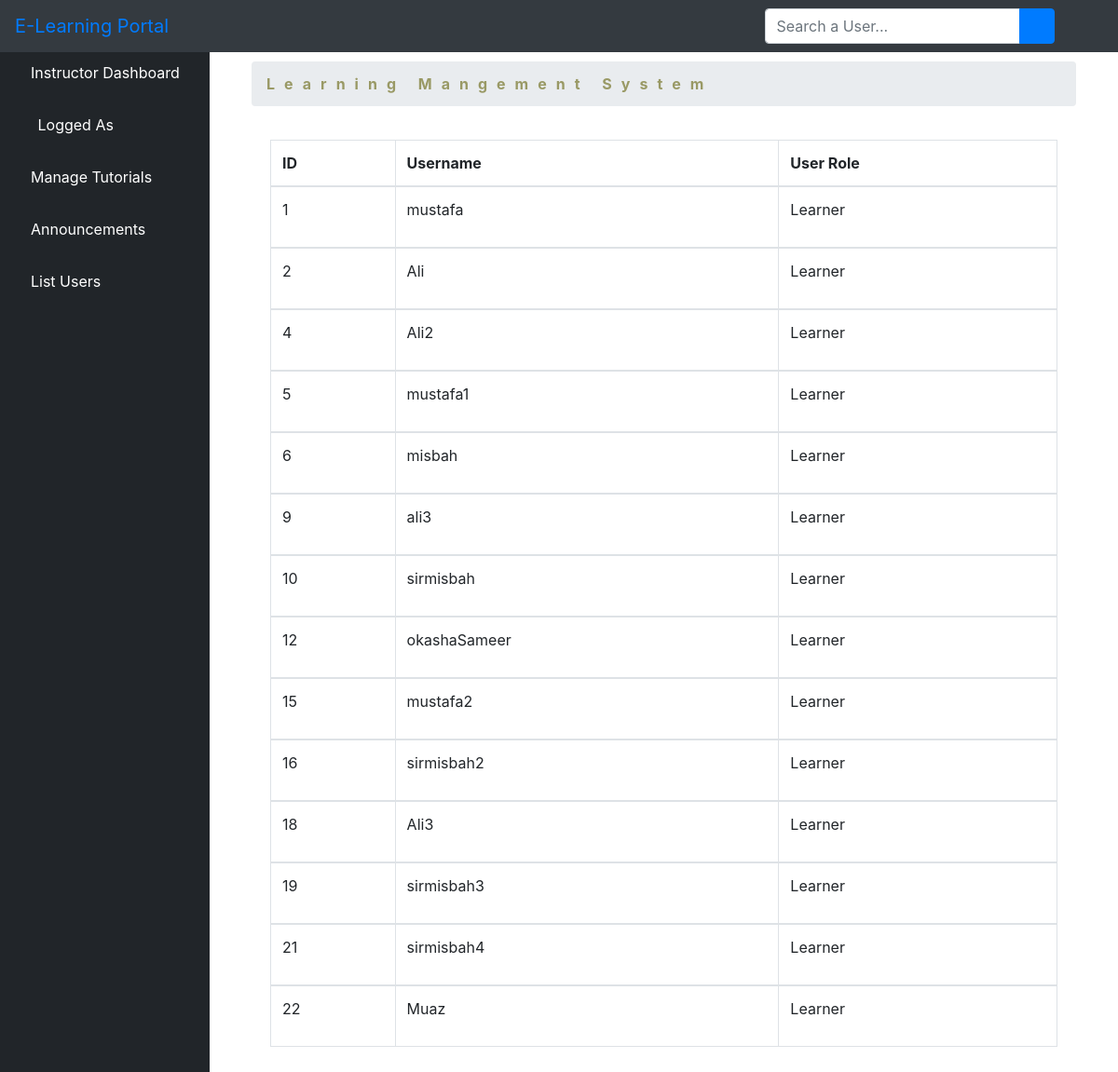
The page /insUsrlist/ on the database its author committed.
### LMS/models.py (models this page shows)
class User(AbstractUser):
    is_learner = models.BooleanField(default = False)
    is_instructor = models.BooleanField(default = False)
    is_admin = models.BooleanField(default = False)

### LMS/views.py (the view)
# urls.py: path('insUsrlist/', views.InstructorManageUser, name = 'InsUsrlst'), #List Users
def InstructorManageUser(request):
    if request.method == 'GET':
        usr_list = User.objects.all().order_by('id')
        return render(request, 'LMS/instructor/list_user.html', {'usr_list':usr_list})
    else:
        usr_list = User.objects.filter(username__startswith = request.POST['text'])
        return render(request, 'LMS/instructor/list_user.html', {'usr_list':usr_list})

### LMS/templates/LMS/instructor/list_user.html (shortened to what this page needs)
{% extends 'LMS/instructor/base.html' %}
{% block body %}
        <div class="container-fluid">
        <div class="row">
          <div class="col-12 mb-3">
          <div class="col-12 mb-3">
                <div id="content-wrapper">
        <div class="container-fluid">
            <ol class="breadcrumb">
                <li class="breadcrumb-item">
                    <a href="#" style="color: #999965; font-weight: bold; letter-spacing: 10px">Learning Mangement System</a>
                </li>
            </ol>
                <div class="card-body">
                    <div class="table-responsive">
                        <table class="table table-bordered" id="dataTable" width="100%" cellspacing="0">
                            <thead>
                            <tr>
                                <th>ID</th>
                                <th>Username</th>
                                <th>User Role</th>
                                {% for user in usr_list %}
                            </tr>
                            </thead>
                            <tbody>
                            <td>{{user.id}}</td>
                            <td>{{user.username }}</td>
                            <td>
                            {% if user.is_Instructor == True %}
                            <p>Instructor</p>
                            {% else %}
                            <p>Learner</p>
                            </td>
                            </tbody>
                            {% endif %}
                            {% endfor %}
                        </table>
                    </div>
                </div>
            </div>
        </div>
    </div>
          </div>
        </div>
      </div>
    </div>
{% endblock %}

### rows shown on the page
User: id "1", username "mustafa"
User: id "2", username "Ali"
User: id "4", username "Ali2"
User: id "5", username "mustafa1"
User: id "6", username "misbah"
User: id "9", username "ali3"
User: id "10", username "sirmisbah"
User: id "12", username "okashaSameer"
User: id "15", username "mustafa2"
User: id "16", username "sirmisbah2"
User: id "18", username "Ali3"
User: id "19", username "sirmisbah3"
User: id "21", username "sirmisbah4"
User: id "22", username "Muaz"
